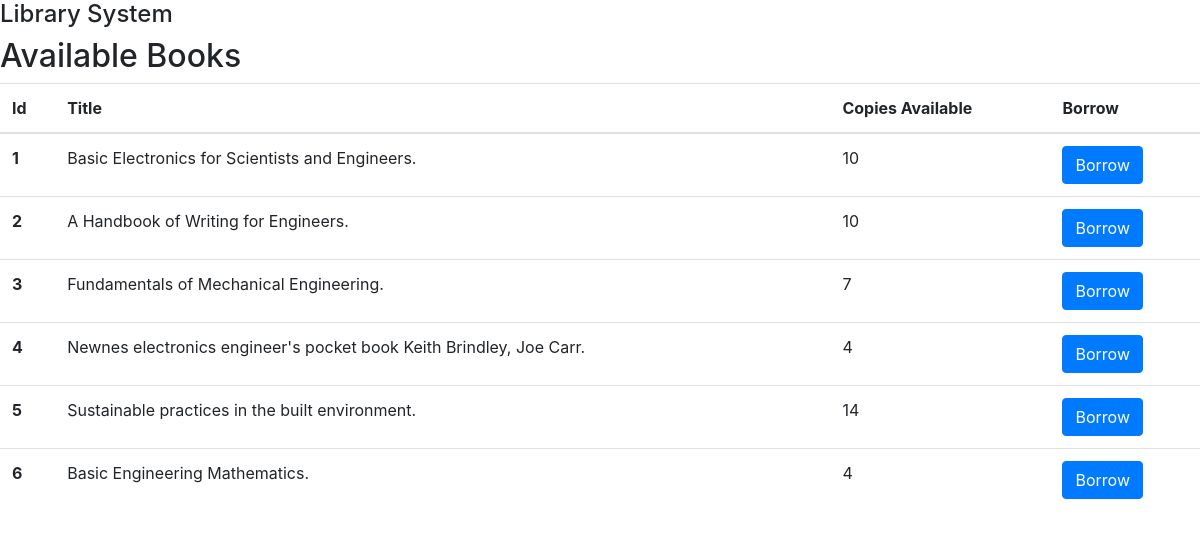
/available-books/, run on the app's committed database.
### home/models.py (models this page shows)
class Book(models.Model):
    title = models.CharField(max_length=200)
    copies_available = models.PositiveIntegerField(default=0)

### home/views.py (the view)
# urls.py: path('available-books/', views.available_books, name='available_books'),
def available_books(request):
    books = Book.objects.all()
    return render(request, 'available_books.html', {'books': books})

### home/templates/available_books.html
{% extends 'base.html' %}
{% block content %}
  <h2>Available Books</h2>
  <table class="table">
    <thead>
      <tr>
        <th>Id</th>
        <th>Title</th>
        <th>Copies Available</th>
        <th>Borrow</th>
      </tr>
    </thead>
    <tbody>
      {% for book in books %}
        <tr>
          <th scope="row">{{forloop.counter}}</th>
          <td>{{ book.title }}</td>
          <td>{{ book.copies_available }}</td>
          <td>
            {% if request.user.is_authenticated and request.user.student %}
              {% if book.copies_available > 1 and request.user.student.borrowed_books.count < 10 %}
                <a href="{% url 'borrow_book' book.id %}" class="btn btn-primary">Borrow</a>
              {% endif %}
              {% else %}
              <a href="{% url 'borrow_book' book.id %}" class="btn btn-primary">Borrow</a>
            {% endif %}
          </td>
        </tr>
      {% endfor %}
    </tbody>
  </table>
{% endblock %}

### home/templates/base.html (shortened to what this page needs)
<!doctype html>
<html lang="en">
  <head>
    <link rel="stylesheet" href="https://cdn.jsdelivr.net/npm/bootstrap@4.0.0/dist/css/bootstrap.min.css">
  </head>
  <body>
    <h4>Library System</h4>
    {% block content %}
    {% endblock %}
  </body>
</html>

### data on the page
Book: title "Basic Electronics for Scientists and Engineers.", copies_available "10"
Book: title "A Handbook of Writing for Engineers.", copies_available "10"
Book: title "Fundamentals of Mechanical Engineering.", copies_available "7"
Book: title "Newnes electronics engineer's pocket book Keith Brindley, Joe Carr.", copies_available "4"
Book: title "Sustainable practices in the built environment.", copies_available "14"
Book: title "Basic Engineering Mathematics.", copies_available "4"
